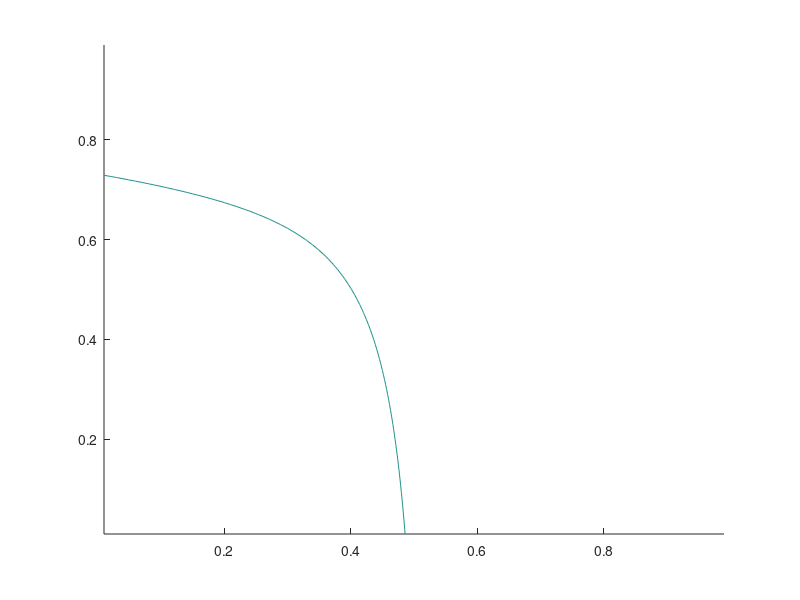

This figure's MATLAB source: (Note: this script raises an error after producing the figure.)
clear
% Parameters shown in Table 1
gMmax = 0.7;
gHmax = 0.3;
c_BM = 1/3;
c_RM = 1e-4;
c_RH = 1e-4;
K_MR = 1/3;
K_HR = 1/5;
K_MB = 100/3;
dM = gMmax*5e-3;
dH = gHmax*5e-3;

% N0: BM_0, R(0)=1, T0 is the maturation time
N0 = 100;
R0 = 1;
T0 = 17;

options=odeset('RelTol',1e-6,'abstol',1e-10);

% range and increment for f_P
x0=0.01;
dx=0.01;
xt=0.99;
% range and increment for phi_M(0)
y0=0.01;
dy=0.01;
yt=0.99;

xsize=round((xt-x0)/dx+1);
ysize=round((yt-y0)/dy+1);
%%
if ~exist('FullMap.mat')
P = zeros(xsize,ysize); % community function at different f_P and phi_M(0)
MfracDiff = zeros(xsize,ysize); % offspring phi_M(0) - parent phi_M(0) at different f_P and phi_M(0), no spiking

m = 0; % counter for values of f_P

% calculate P(T) at different f_P and phi_M(0)
for i = x0 : dx : xt
    m = m+1; % counter for values of phi_M(0)
    n = 0;
    fp = i;
    for j = y0:dy:yt
        % parameters for differential equations
        para = [gMmax; gHmax; c_BM; c_RM; c_RH; fp; K_MR; K_HR; K_MB; dM; dH];
        % solve differential equations
        [T, X] = ode15s(@(t,x) MHDynamics(t,x,para), [0 T0], [N0*j; N0*(1-j); 0; R0; 0],options);
        if ~isreal(X)
            error('imaginary value')
        elseif nnz(X < -1e-5)>0
            error('negative value')
        end
        n = n+1;
        P(m, n)= X(end, 5);
        MfracDiff(m,n) = X(end, 1)/(X(end, 1)+X(end, 2))* - j;
    end
end
save('FullMap', 'P', 'MfracDiff')
else
    load('FullMap')
end

%%

st1 = 0.1; % phi_M(0) starts from 0.1
st2 = 0.9; % phi_M(0) starts from 0.9
fp_sample1 = (0.1 : 0.2 : 0.3)'; % fp values for the quivers below the attractor
fp_sample2 = (0.1 : 0.2 : 0.9)'; % fp values for the quivers above the attractor
xidx1 = round(fp_sample1/0.01); % index of fp_sample1 to corresponding to matrix MfracDiff
xidx2 = round(fp_sample2/0.01); % index of fp_sample2 to corresponding to matrix MfracDiff
yidx1 = round(st1/0.01)*ones(size(fp_sample1)); % index of st1 to corresponding to matrix MfracDiff
yidx2 = round(st2/0.01)*ones(size(fp_sample2)); % index of st2 to corresponding to matrix MfracDiff

%% generate the quiver plot of Figure 2B 
figure(1)
% Plot the attractor
contour((x0:dx:xt), (y0:dy:yt), MfracDiff',[0 0],'color',[1 0.5 0],'linewidth',3)
hold on
set(gca,'LineWidth',3, 'FontSize',18, 'FontName','Arial', 'fontweight','bold', 'units','inches', 'position',[1 1 3 3], 'ticklength',[0.04 0.04])%,'yticklabel',[])
% for all fp values in fp_sample1, phiM0 start from st1. The corresponding phiM(T)-phiM(0) can be found from the
% corresponding element of MfracDiff. The next arrow then starts from phiM(T) of the previous cycle. Draw 3 consecutive arrows.  
for i = 1:3
    lidx = sub2ind(size(MfracDiff), xidx1, yidx1); % find the corresponding index 
    quiver(fp_sample1, yidx1*0.01, zeros(size(fp_sample1)), MfracDiff(lidx), 0, 'o','markersize',2,'color','k','linewidth',2,'showarrowhead','on','markerfacecolor','k')
    % the new starting point of a new arrow is the end of the current arrow
    yidx1=yidx1+round(MfracDiff(lidx)/0.01);
end

% for all fp values in fp_sample2, phiM0 start from st2. The corresponding phiM(T)-phiM(0) can be found from the
% corresponding element of MfracDiff. The next arrow then starts from phiM(T) of the previous cycle. Draw 3 consecutive arrows.  
for i=1:7
    lidx = sub2ind(size(MfracDiff), xidx2, yidx2);  % find the corresponding index 
    quiver(fp_sample2, yidx2*0.01, zeros(size(fp_sample2)), MfracDiff(lidx), 0, 'o','markersize',2,'color','k','linewidth',2,'showarrowhead','on','markerfacecolor','k')
    yidx2 = yidx2+round(MfracDiff(lidx)/0.01); % the new starting point of a new arrow is the end of the current arrow
    yidx2(yidx2==0) = 1; % bound the index corresponding to phiM(0) 
end

hold off

ylabel('\phi_M')
xlabel('fp')


